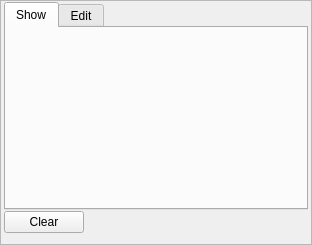
<?xml version="1.0" encoding="UTF-8"?>
<ui version="4.0">
 <class>Frame</class>
 <widget class="QFrame" name="Frame">
  <property name="geometry">
   <rect>
    <x>0</x>
    <y>0</y>
    <width>312</width>
    <height>245</height>
   </rect>
  </property>
  <property name="windowTitle">
   <string>Frame</string>
  </property>
  <property name="frameShape">
   <enum>QFrame::StyledPanel</enum>
  </property>
  <property name="frameShadow">
   <enum>QFrame::Raised</enum>
  </property>
  <layout class="QVBoxLayout" name="verticalLayout_2">
   <property name="spacing">
    <number>1</number>
   </property>
   <property name="leftMargin">
    <number>3</number>
   </property>
   <property name="topMargin">
    <number>1</number>
   </property>
   <property name="rightMargin">
    <number>3</number>
   </property>
   <property name="bottomMargin">
    <number>3</number>
   </property>
   <item>
    <layout class="QVBoxLayout" name="verticalLayout">
     <property name="spacing">
      <number>1</number>
     </property>
     <property name="bottomMargin">
      <number>2</number>
     </property>
     <item>
      <widget class="QTabWidget" name="tabmain">
       <property name="currentIndex">
        <number>0</number>
       </property>
       <widget class="QWidget" name="tabshow">
        <attribute name="title">
         <string>Show</string>
        </attribute>
       </widget>
       <widget class="QWidget" name="tabedit">
        <attribute name="title">
         <string>Edit</string>
        </attribute>
       </widget>
      </widget>
     </item>
     <item>
      <layout class="QHBoxLayout" name="horizontalLayout">
       <property name="spacing">
        <number>2</number>
       </property>
       <property name="bottomMargin">
        <number>6</number>
       </property>
       <item>
        <widget class="QPushButton" name="PBclear">
         <property name="text">
          <string>Clear</string>
         </property>
        </widget>
       </item>
       <item>
        <spacer name="horizontalSpacer">
         <property name="orientation">
          <enum>Qt::Horizontal</enum>
         </property>
         <property name="sizeHint" stdset="0">
          <size>
           <width>40</width>
           <height>20</height>
          </size>
         </property>
        </spacer>
       </item>
      </layout>
     </item>
    </layout>
   </item>
  </layout>
  <action name="actionEdit">
   <property name="enabled">
    <bool>false</bool>
   </property>
   <property name="text">
    <string>Edit Table</string>
   </property>
  </action>
 </widget>
 <resources/>
 <connections/>
</ui>
